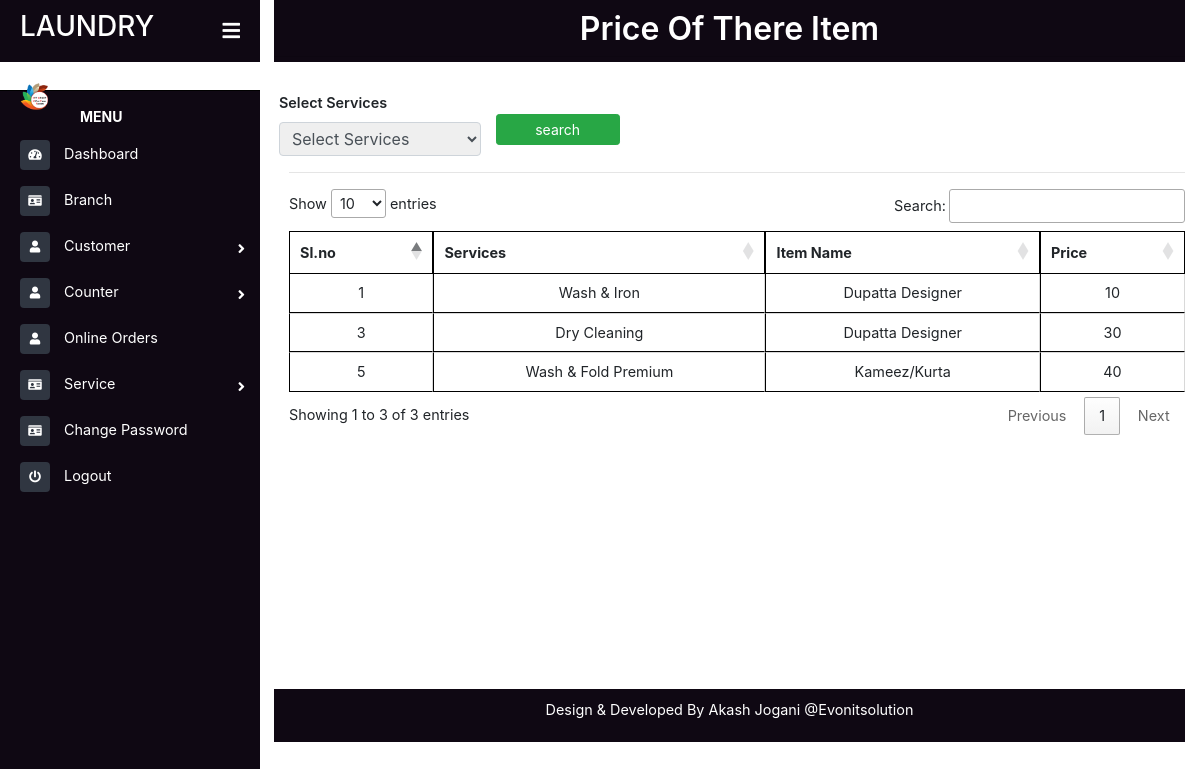
/shopkeeper/pricing.php, run on the app's committed database.
### tables this page shows
CREATE TABLE `products` (
  `pid` int(50) NOT NULL,
  `services` varchar(100) NOT NULL,
  `productName` varchar(100) NOT NULL,
  `unitRate` tinyint(1) NOT NULL,
  `status` int(10) NOT NULL
);

### shopkeeper/pricing.php (the view, shortened to what this page needs)
<?php include("sidebar.php");
?>
<link href="assets/css/foms.css" rel="stylesheet">
<div class="page-content container-fluid">
    <div class="footer">
        <div class="d-flex justify-content-center">
             <h2 class="" style=" font-weight: 600">Price Of There Item</h2>
        </div>
        <hr style="margin: 0px;">
    </div>
</div>
<main class="page-content">
    <div class="container">
        <form action="" method="post" enctype="multipart/form-data">
                <div class="row mt-2">
                    <div class="group-form col-md-3">
                        <label class="form_label" for="company_name">Select Services</label>
                        <select class="form-controls form-control-sm" required name="ser" id="ser">
                                <option value="">Select Services</option>
                        </select>
                    </div>
                    <div class="group-form col-md-2">
                        <button type="submit" name="search" class="btn btn-sm btn-success col-md-12">search</button>
                    </div>
                </div>
            </form>
        <hr />
        <div class="table-responsive" style="overflow-y:scroll; height: 500px; width:80% margin-left: 100px;">
            <table id="example" class="cell-border" style="width:100%">
            <thead>
                <tr>
                    <th>Sl.no</th>
                    <th>Services</th>
                    <th>Item Name</th>
                    <th>Price</th>
                </tr>
            </thead>
            <tbody>
            <?php
                    if(!isset($_POST['search'])){
                        $qry="select * from products";
                        $exc=mysqli_query($conn,$qry);
                        while($row=mysqli_fetch_array($exc))
                        {
                        ?>
                            <tr class="text-center">
                                <td><?php echo $row['pid'] ?></td>
                                <td><?php echo $row['services'] ?></td>
                                <td><?php echo $row['productName'] ?></td>
                                <td><?php echo $row['unitRate'] ?></td>
                            </tr>
                        <?php
                        }
                        }
                ?>
            </tbody>
            </table>
        </div>
        </div>
</main>
<?php include("../footer.php"); ?>

### shopkeeper/assets/css/style1.css (style rules this page uses)
* { margin: 0px; padding: 0px; }
body { font-size: 0.9rem; background-color: #ffffff; }
.page-wrapper .sidebar-wrapper, .sidebar-wrapper .sidebar-brand > a, .sidebar-wrapper .sidebar-dropdown > a:after, .sidebar-wrapper .sidebar-menu .sidebar-dropdown .sidebar-submenu li a:before, .sidebar-wrapper ul li a i, .page-wrapper .page-content, .sidebar-wrapper .sidebar-search input.search-menu, .sidebar-wrapper .sidebar-search .input-group-text, .sidebar-wrapper .sidebar-menu ul li a, #show-sidebar, #close-sidebar { -webkit-transition: all 0.3s ease; -moz-transition: all 0.3s ease; -ms-transition: all 0.3s ease; -o-transition: all 0.3s ease; transition: all 0.3s ease; }
@media screen and (min-width: 768px) { .page-wrapper.toggled .page-content { padding-left: 274px; } }
.footer { text-align: center; background: #0f0813; color: #fff; padding: 10px 0px 5px 0px; }

### shopkeeper/assets/css/foms.css (style rules this page uses)
.form_label { font-weight: 600; }
.group-form { margin:0px -5px 0px -10px; }
table.dataTable.cell-border thead th { border: 1px solid black; }
table.dataTable.cell-border tbody td { border: 1px solid black; }
table.dataTable.cell-border tbody tr td:first-child { border-left: 1px solid black; }
table.dataTable.no-footer { border-bottom: 1px solid white; }
.form-controls { width: 100%; font-size: 1rem; font-weight: 400; color: #495057; border: 1px solid #ced4da; border-radius: 0.25rem; }
.container { margin-top:30px; }

### data on the page
products: pid "1", services "Wash & Iron", productName "Dupatta Designer", unitRate "10"
products: pid "3", services "Dry Cleaning", productName "Dupatta Designer", unitRate "30"
products: pid "5", services "Wash & Fold Premium", productName "Kameez/Kurta", unitRate "40"
